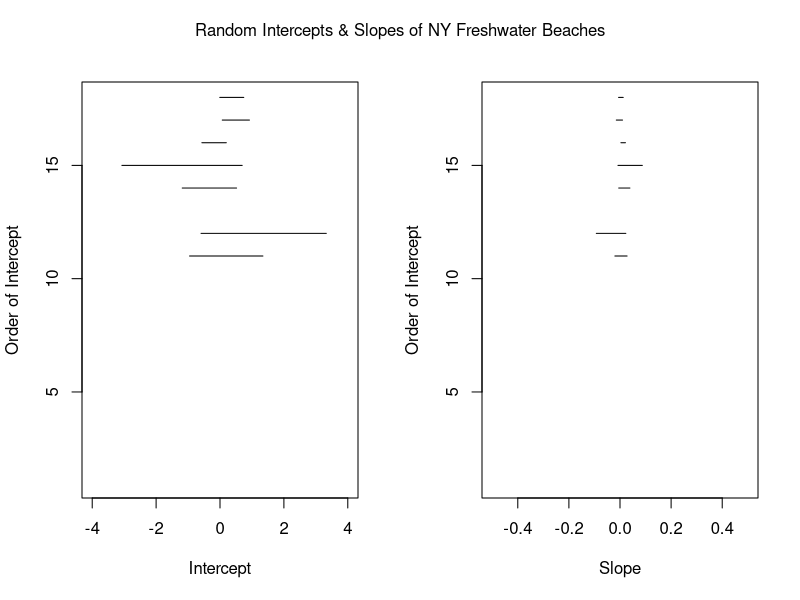

Recreate this plot in R. (Note: this script raises an error after producing the figure.)
######################
############################# R: MACHINE LEARNING AND DATA MODELS
############################# MARY RYAN
############################# NICAR 2018
############################# MARCH 8-11
######################

#### LOAD LIBRARIES ####
#install.packages('gee')
#install.packages('survival')
#install.packages('nlme')
library(gee)
library(survival)
library(nlme)

#### LOAD DATA ####
beaches <- read.csv('beaches.csv', header=T)
beaches <- beaches[,-1]

## split into fresh and saltwater beaches ##
beaches.fresh <- beaches[which(beaches$MeasureType=="Escherichia coli"),]
beaches.fresh <- beaches.fresh[,c(-7, -8, -9, -12, -13)]
beaches.salt <- beaches[which(beaches$MeasureType=="Enterococcus"),]
beaches.salt <- beaches.salt[,c(-7, -8, -9, -10, -11)]

## remove missing values ##
beaches.fresh.narm <- na.omit(beaches.fresh)
beaches.salt.narm <- na.omit(beaches.salt)
#beaches.narm <- na.omit(beaches)
   
#### LOGISTIC REGRESSION REVIEW ####
## Logitistic regression is a way to turn a regression with a binary (0 or 1)
## response to one that has a continuous range, using the logit function.
## The logit function essentially takes the probability of an event happening,
## divides it by the probability of the event not happening, and taking the
## log of the quantity.
## This means that the way we interpret the coefficients (betas) of the model
## is different than we would in a regular linear regression model.
## With logisitc regression, we look at e^(b), instead of just b, because
## we are undoing the log of the logit function.
## If e^(b) = 1, this means that the an increase in variable for that
## coefficient does not increase the odds that the event will happen.
## If e^(b) > 1 (say, 1.2), this means that a 1 unit increase in the variable
## for that coefficient are 20% more likely to have the event than those with
## 1 unit less of the vairable.
## If e^(b) < 1 (say, 0.8), this means that a 1 unit increase in the variable
## for that coefficient are 20% less likely to have the event than those with
## 1 unit less of the vairable.

#### INDIVIDUAL LINEAR REGRESSION MODELS ####
## grouping the data by beach ID ##
beaches.salt.grouped <- groupedData(closure ~ daysSinceJune1 | Beach.ID,
                                  data=beaches.salt.narm)
beaches.fresh.grouped <- groupedData(closure ~ daysSinceJune1 | Beach.ID,
                                    data=beaches.fresh.narm)
## making an individual logistic regression for each beach ##
indiv.salt.lm <- lmList(closure ~ daysSinceJune1 | Beach.ID,
                   data=beaches.salt.grouped)
indiv.fresh.lm <- lmList(closure ~ daysSinceJune1 | Beach.ID,
                        data=beaches.fresh.grouped)

## creating forest plots of the intercepts & slopes of all the regressions ##
len <- length(indiv.fresh.lm)
forest.matrix <- matrix(NA, nrow = len, ncol = 7)
forest.matrix[,1] <- names(indiv.fresh.lm)
forest.matrix[,2] <- intervals(indiv.fresh.lm)[1:len]
forest.matrix[,3] <- intervals(indiv.fresh.lm)[(len+1):(2*len)]
forest.matrix[,4] <- intervals(indiv.fresh.lm)[(2*len + 1):(3*len)]
forest.matrix[,5] <- intervals(indiv.fresh.lm)[(3*len + 1):(4*len)]
forest.matrix[,6] <- intervals(indiv.fresh.lm)[(4*len + 1):(5*len)]
forest.matrix[,7] <- intervals(indiv.fresh.lm)[(5*len + 1):(6*len)]

par(mfrow = c(1,2))
plot( forest.matrix[1,2:4], rep(1, 3), type = "l", ylim = c(1, len),
      xlim=c(-4, 4),xlab = "Intercept", ylab= "Order of Intercept")
for( j in 1:length(unique(forest.matrix[,1]))){
   lines(forest.matrix[j,2:4], rep(j, 3))
   
}

plot( forest.matrix[1,5:7], rep(1, 3), type = "l", ylim = c(1, len),
      xlim=c(-0.5, 0.5), xlab = "Slope", ylab= "Order of Intercept")
for( j in 1:length(unique(forest.matrix[,1]))){
   lines(forest.matrix[j,5:7], rep(j, 3))
   
}
mtext("Random Intercepts & Slopes of NY Freshwater Beaches", outer=TRUE,
      line=-2)

#### RANDOM INTERCEPTS ####

#### RANDOM SLOPES ####

#### VARIOGRAMS ####

#### GENERALIZED ESTIMATING EQUATIONS (GEES) ####
beaches.salt.gee <- gee(closure ~ EnterocValue + daysSinceJune1,
                   id=Beach.ID,
                   data=beaches.salt.narm,
                   family=binomial(link='logit'),
                   corstr="exchangeable")
beaches.fresh.gee <- gee(closure ~ ecoliValue + daysSinceJune1,
                        id=Beach.ID,
                        data=beaches.fresh.narm,
                        family=binomial(link='logit'),
                        corstr="exchangeable")

#### ROBUST VARIANCE FIX-UP FOR INFERENCE ####
